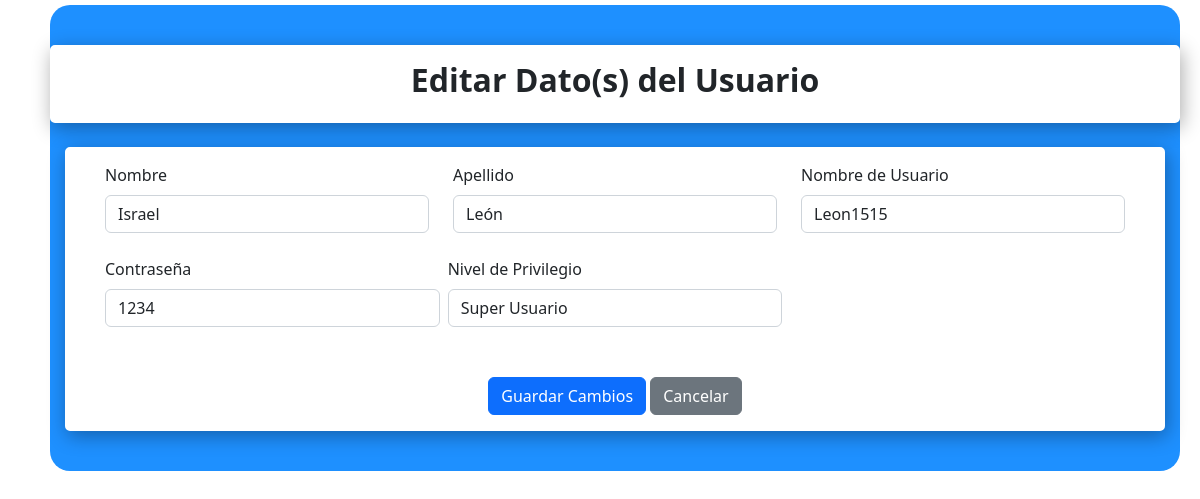
Page /views/config/edit-user.php?id=1 (signed in) on the committed database.
### tables this page shows
CREATE TABLE `usuarios` (
  `ID` int(11) NOT NULL,
  `nombre` varchar(50) NOT NULL,
  `apellido` varchar(50) NOT NULL,
  `nombre_usuario` varchar(50) NOT NULL,
  `contrasena` varchar(10) NOT NULL,
  `rol` varchar(20) NOT NULL
);

### views/config/edit-user.php (the view, shortened to what this page needs)
<?php
require_once "../../config.php";
$id=$_GET['id'];
$query = mysqli_query($conexion,"SELECT * FROM usuarios where ID='$id';");
$data = mysqli_fetch_array($query);
?>
<!DOCTYPE html>
<html lang="es">
<head>
    <link rel="stylesheet" href="../public/bootstrap/CSS/bootstrap.css">
    <link rel="stylesheet" href="../public/css/styletable.css">
    <link rel="stylesheet" href="../public/css/color.css">
</head>
<body>
<?php
require_once ('../loader.php');
?>
<main>
    <div class="control container">
        <h2><b> Editar Dato(s) del Usuario</b></h2>
    </div>
    <div class="table-circle container">
        <form action="../../models/editar_user_model.php" method="POST" class="container">
            <div class="row g-4">
                <div class="col-lg-4">
                    <label class="form-label" style="display: flex;">Nombre</label>
                    <input class="form-control" type="text" name="nombre" value="<?php echo $data['nombre'] ?>">
                </div>
                <div class="col-lg-4">
                    <label class="form-label" style="display: flex;">Apellido</label>
                    <input class="form-control" type="text" name="apellido" value="<?php echo $data['apellido'] ?>">
                </div>
                <div class="col-lg-4">
                    <label class="form-label" style="display: flex;">Nombre de Usuario</label>
                    <input class="form-control" type="text" name="nombre_usuario" value="<?php echo $data['nombre_usuario'] ?>">
                </div>
            </div>
            <br>
            <div class="row g-2">
                <div class="col-lg-4">
                    <label class="form-label" style="display: flex;">Contraseña</label>
                    <input class="form-control" type="text" name="contrasena" value="<?php echo $data['contrasena'] ?>">
                </div>
                <div class="col-lg-4">
                    <label class="form-label" style="display: flex;">Nivel de Privilegio</label>
                    <input class="form-control" type="text" name="rol" value="<?php echo $data['rol'] ?>">
                </div>
            </div>
            <div style="text-align: center; margin-top: 50px">
                <button type="submit" class="btn btn-primary">Guardar Cambios</button>
                <a href="../main/edit-user.php" class="btn btn-secondary">Cancelar</a>
            </div>
        </form>
    </div>
</main>
</body>
</html>

### views/public/css/styletable.css (style rules this page uses)
:root { --table: #9d9c9c; }
main { justify-self: center; display: flex; flex-wrap: wrap; justify-content: space-evenly; width: auto; padding-top: 5vh; padding-bottom: 0px; border-radius: 20px; background-color: var(--blue)!important; margin: 5px 20px 5px 50px; }
.table-circle { display: flex; flex-direction: column; width: 97.5% !important; height: fit-content; margin-bottom: 5vh; border-radius: 5px; margin-left: 15px; margin-right: 15px; border: solid 1rem #fff; background-color: #fff; box-shadow: 2px 5px 20px #0005; }
.control { grid-area: control; display: flex; flex-direction: row-reverse; justify-content: space-around; border-radius: 5px; margin-bottom: 3vh; border: solid 1rem #fff; background-color: #fff; box-shadow: 2px 5px 20px #0005; }

### views/public/css/color.css (style rules this page uses)
:root { --blue: #1e90ff; --yellow: #cada2a; --gray: #3f3f3f; --white: #fff; --red: #dc3545; --success: #28a745; --warning: #ffc107; --Nav:#3a3f51; --linkActiveNav:#343848; --letterNav:#eee; --letterContent:#666; --buttonBlueContent:#389af0; --buttonOrangeContent:#e67d21; --buttonPurpleContent:#8e44ad; --buttonGreenContent:#5fc29d; --backgroundContent:#eaeef3; --cancel: #E63B2E; }

### rows in the picture
usuarios: nombre "Israel", apellido "León", nombre_usuario "Leon1515", contrasena "1234", rol "Super Usuario"
